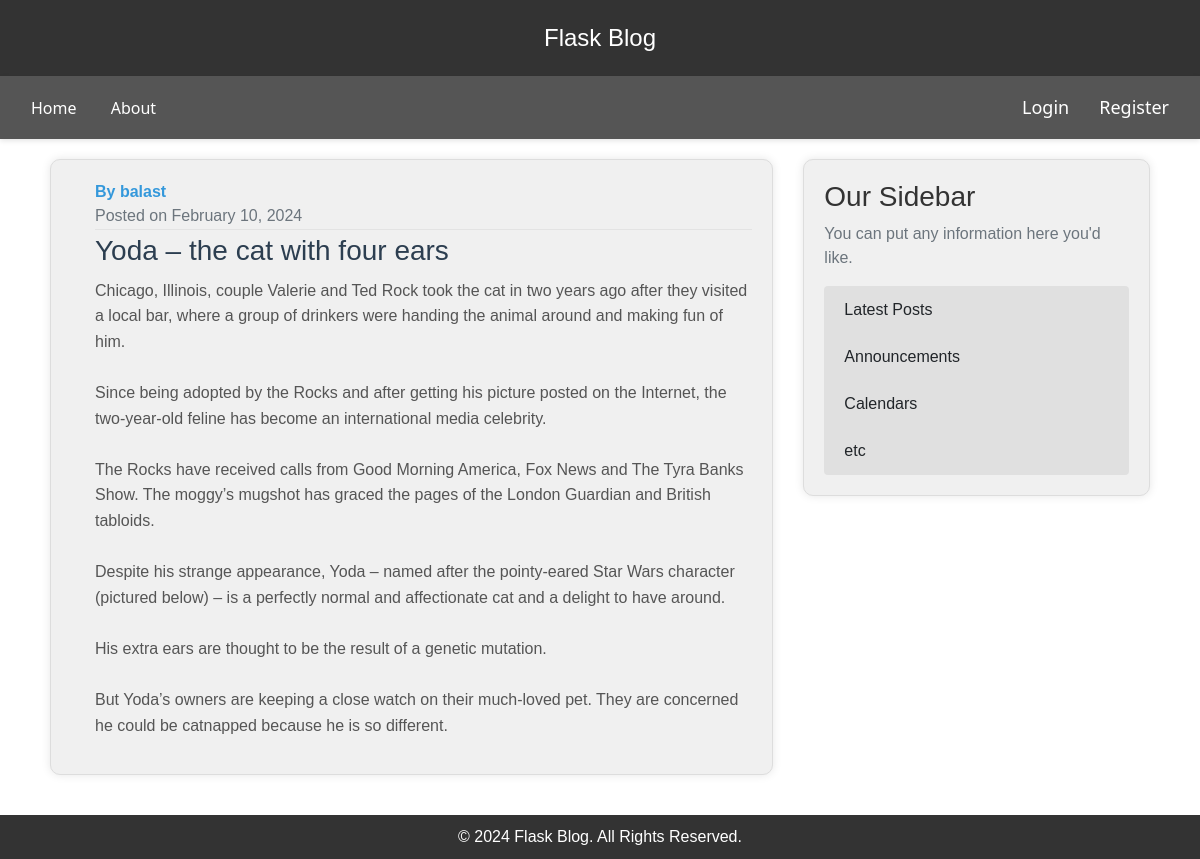
Screenshot of /post/3 with the database file from the repository.
### flaskblog/model.py (models this page shows, shortened)
class User(db.Model, UserMixin):
    id = db.Column(db.Integer, primary_key=True)
    username = db.Column(db.String(20), unique=True, nullable=False)
    email = db.Column(db.String(120), unique=True, nullable=False)
    image_file = db.Column(db.String(20), nullable=False, default='default.jpg')
    password = db.Column(db.String(60), nullable=False)
    posts = db.relationship('Post', backref='author', lazy=True)

class Post(db.Model):
    id = db.Column(db.Integer, primary_key=True)
    title = db.Column(db.String(100), nullable=False)
    date_posted = db.Column(db.DateTime, nullable=False, default=datetime.utcnow())
    content = db.Column(db.Text, nullable=False)
    user_id = db.Column(db.Integer, db.ForeignKey('user.id'), nullable=False)

### flaskblog/routes.py (the view)
@app.route("/post/<int:post_id>")
def post(post_id):
    post = Post.query.get_or_404(post_id)
    return render_template('post.html', title=post.title, post=post)

### flaskblog/templates/post.html (shortened to what this page needs)
{% extends "layout.html" %}
{% block content %}
    <article class="media content-section">
        <div class="media-body ml-4">
            <div class="article-metadata">
                <span class="mr-2">
                    <a href="{{ url_for('user_posts', username=post.author.username) }}" class="article-link">
                        <strong>By {{ post.author.username }}</strong><br>
                    </a>
                </span>
                <span class="text-muted">
                    Posted on {{ post.date_posted.strftime('%B %d, %Y') }}
                </span>
            </div>
            <h2 class="article-title">{{ post.title }}</h2>
            <p class="article-content">{{ post.content }}</p>
        </div>
    </article>
{% endblock content %}

### flaskblog/static/main.css (style rules this page uses)
body { background: #fafafa; color: #333333; margin-top: 5rem; }
h1, h2, h3, h4, h5, h6 { color: #444444; }
.content-section { background: #ffffff; padding: 10px 20px; border: 1px solid #dddddd; border-radius: 3px; margin-bottom: 20px; }
.article-title { color: #444444; }
.article-content { white-space: pre-line; }
.article-metadata { padding-bottom: 1px; margin-bottom: 4px; border-bottom: 1px solid #e3e3e3 }
body { display: flex; flex-direction: column; min-height: 100vh; }
.article-link { text-decoration: none; color: #3498db; transition: color 0.3s ease; }
.article-title { font-size: 28px; color: #2c3e50; margin-bottom: 10px; }
.article-content { color: #555; line-height: 1.6; }
body { background-color: #fff; margin: 0; }

### flaskblog/templates/layout.html (style rules this page uses)
body { font-family: 'Arial', sans-serif; background-color: #ffffff; color: #000000; margin: 0; padding: 0; }
.content-section { background-color: #f0f0f0; padding: 20px; margin-bottom: 20px; border-radius: 10px; box-shadow: 0 0 10px rgba(0, 0, 0, 0.1); transition: transform 0.3s ease; }
body { display: flex; flex-direction: column; min-height: 100vh; }

### rows the page displays
User: author.username "balast"
Post: date_posted "February 10, 2024", title "Yoda – the cat with four ears", content "Chicago, Illinois, couple Valerie and Ted Rock took the cat in two years ago after they visited a local bar, where a group of drinkers were handing the animal around and making fun of him. Since being adopted by the Rocks and after getting his picture posted on the Internet, the two-year-old feline has become an international media celebrity. The Rocks have received calls from Good Morning America, Fox News and The Tyra Banks Show. The moggy’s mugshot has graced the pages of the London Guardian and British tabloids. Despite his strange appearance, Yoda – named after the pointy-eared Star Wars character (pictured below) – is a perfectly normal and affectionate cat and a delight to have…"
